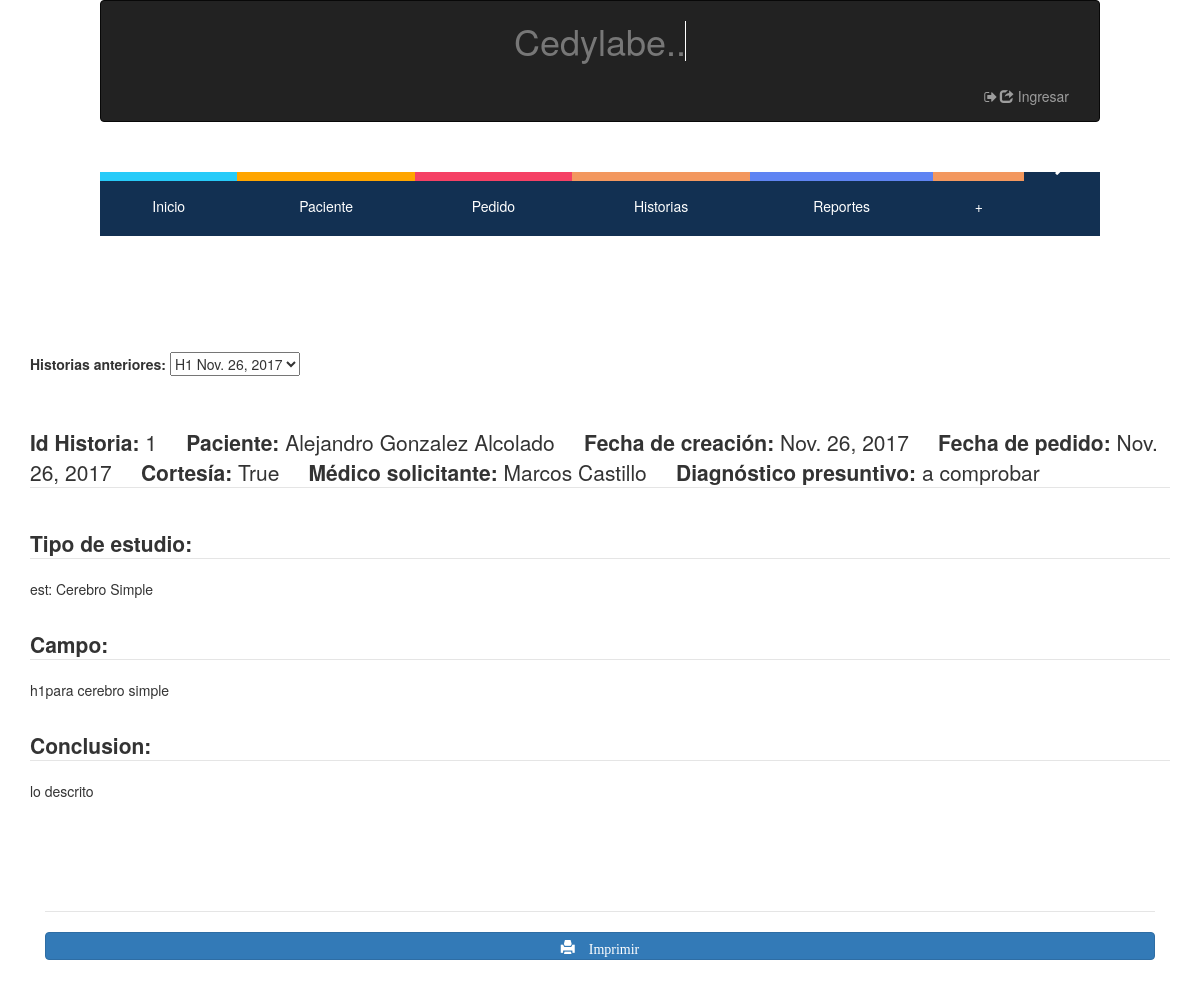
The page /historia/1/ on the database its author committed.
### hcapp/models.py (models this page shows, shortened)
class Historia(models.Model):
    Pedido=models.ForeignKey(Pedido, on_delete=models.PROTECT, default= 1)
    TipoEstudio= models.ForeignKey(TipoEstudio, on_delete=models.PROTECT)
    Fecha_creacion = models.DateField(auto_now=True)
    Campo = models.TextField()
    Conclusion = models.CharField(max_length=200)  # charfield

class Pedido(models.Model):
    TRUE_FALSE_CHOICE = ((True, "Yes"),(False, "No"))
    Paciente= models.ForeignKey(Paciente, on_delete=models.PROTECT)
    Medico= models.ForeignKey(MedicoSolicitante, on_delete=models.PROTECT)
    Diagnostico_presuntivo= models.CharField(max_length=255, null=True, blank=True)
    Fecha_pedido = models.DateField(auto_now=True) # auto_add será valido ???
    Fecha = models.DateField(auto_now=True)
    Cortecia = models.BooleanField(choices=TRUE_FALSE_CHOICE)

class Paciente (models.Model):
    Cedula = models.IntegerField(null=False, blank=False, unique=True, error_messages={'unique':"Ya existe un paciente con esta cédula en el sistema"}) # es necesaria?
    Nombre = models.CharField(max_length=128, null=False, blank=False)
    Apellido = models.CharField(max_length=128, null=False, blank=False)
    Telefono = models.IntegerField(validators=[MaxValueValidator(9999999999)], null=True, blank=True)
    Fecha_nacimiento= models.DateField(null= True, blank=True)
    Fecha_ingreso= models.DateField(auto_now=True, auto_now_add=False)
    '''def save(self, *args, **kwargs):
        if not self.Edad:
            self.Edad = calculate_age(self.Fecha_nacimiento)
        super(Paciente, self).save(*args, **kwargs)'''

class MedicoSolicitante (models.Model):
    Nombre = models.CharField(max_length=128, null=False, blank=False)
    Apellido = models.CharField(max_length=128, null=False, blank=False)
    Telefono = models.IntegerField(validators=[MaxValueValidator(9999999999)], null=True, blank=True)
    Fecha = models.DateField(auto_now=True)

class TipoEstudio(models.Model):
    Plantilla = models.ForeignKey(Plantilla, on_delete=models.PROTECT)
    Nombre = models.CharField(max_length=255, null=True, blank=True)
    Subcategoria= models.ForeignKey(Subcategoria, on_delete=models.PROTECT)
    Fecha_creacion = models.DateField(auto_now=True)
    def __str__(self):
        return ("est: "+str(self.Nombre))

### hcapp/views.py (the view)
# urls.py: url(r'^historia/(?P<pk>[0-9]+)/$',views.DetalleHistoria.as_view() ,name="Detalle-Historia"),
class DetalleHistoria(generic.DetailView):
    model=m.Historia
    template_name = 'hcapp/detalle_historia.html'
    def get_context_data(self, **kwargs):
        contexto=super(DetalleHistoria, self).get_context_data(**kwargs)
        historia_actual= Historia.objects.get(pk=self.kwargs['pk'])
        estudio_actual= historia_actual.TipoEstudio
        pedido_actual=historia_actual.Pedido
        pedidos=Pedido.objects.filter(Paciente= pedido_actual.Paciente)
        historias= Historia.objects.filter(Pedido__in=pedidos, TipoEstudio=estudio_actual)
        contexto['historias_paciente']= historias
        contexto['pedido']= pedido_actual
        return contexto

### hcapp/templates/hcapp/detalle_historia.html (shortened to what this page needs)
{% extends "hcapp/index.html" %}
{% load staticfiles %}
{% block contenido %}
<div class="container">
    <div class="row">
        <div class="col-md-12 col-xs-4 col-sm-6" >
			<br>
			<h5>
			<label for="fechas">Historias anteriores:</label>
			<select id="fechas" onChange="cambiar(this)">
			{% for hist in  historias_paciente%}
						<option value="{{hist.pk}}">H{{hist.pk}} {{hist.Fecha_creacion}}</option>
				{% endfor %}
				</select>
				</h5>
				<br>
				<br>
				<legend><B>Id Historia: </B> {{historia.pk}}
				&nbsp;&nbsp;&nbsp;<B> Paciente:  </B> {{pedido.Paciente.Nombre}} {{pedido.Paciente.Apellido}}
				&nbsp;&nbsp;&nbsp;<B> Fecha de creación:  </B> {{pedido.Fecha}}
				&nbsp;&nbsp;&nbsp;<B> Fecha de pedido:  </B> {{pedido.Fecha_pedido}}
				&nbsp;&nbsp;&nbsp;<B> Cortesía:  </B> {{pedido.Cortecia}}
				&nbsp;&nbsp;&nbsp;<B> Médico solicitante:  </B> {{pedido.Medico.Nombre}} {{pedido.Medico.Apellido}}
				&nbsp;&nbsp;&nbsp;<B> Diagnóstico presuntivo: </B> {{pedido.Diagnostico_presuntivo}}
				</legend>
					<br>
						<legend><B>Tipo de estudio:</B></legend><p>{{historia.TipoEstudio}}</p>
					<br>
						<legend><B>Campo:</B></legend><p align="justify">{{historia.Campo}}</p>
					<br>
						<legend><B>Conclusion:</B></legend><p align="justify">{{historia.Conclusion}}</p>
					<br>
					<br>
					<br>
					<br>
					<br>
        </div>
    </div>
</div>
<div class="container">
	<div class="col-md-12 col-xs-4 col-sm-6">
	<legend></legend>
	<button class="btn btn-primary btn-block" type="button" id="modificar_paciente"  onclick="window.location.href='/imprimir/{{ historia.pk }}'"><span class="glyphicon glyphicon-print"> Imprimir</span></button>
	<br>
	</div>
</div>
{% endblock contenido %}

### hcapp/static/css/estilo_distribucion_cntenido.css (style rules this page uses)
* { margin: 0; padding: 0; }
body { font-family: none; background: #fff; color: #fff; }

### hcapp/static/css/estilo_titulo.css (style rules this page uses)
* { margin: 0; padding: 0; }
body { font-family: monospace; background: #000; }

### rows shown on the page
Historia: pk "1", TipoEstudio "est: Cerebro Simple", Campo "h1para cerebro simple", Conclusion "lo descrito"
Pedido: Paciente.Nombre "Alejandro", Paciente.Apellido "Gonzalez Alcolado", Fecha "Nov. 26, 2017", Fecha_pedido "Nov. 26, 2017", Cortecia "True", Medico.Nombre "Marcos", Medico.Apellido "Castillo", Diagnostico_presuntivo "a comprobar"
